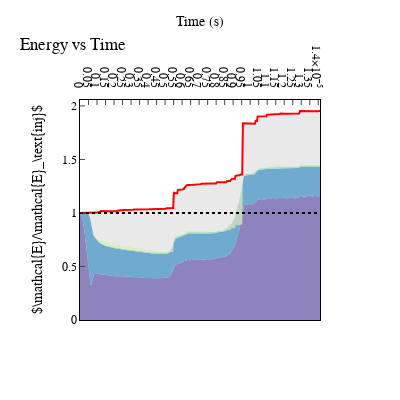

Notebook cell for this chart:
### Code cell
inj_energy_final = data['work'][-1]+data['ekin'][0]+data['epot'][0]
ekin = (data['ekin']) / inj_energy_final
epot = (data['epot']+data['ekin']) / inj_energy_final
erev = (data['erev']+data['epot']+data['ekin']) / inj_energy_final
econ = (data['econ']+data['erev']+data['epot']+data['ekin']) / inj_energy_final
edis = (data['edis']+data['econ']+data['erev']+data['epot']+data['ekin']) / inj_energy_final

einj = (data['work']+data['ekin'][0]+data['epot'][0]) / inj_energy_final


fig = go.Figure()

fig.add_trace(go.Scatter(x=data['time'], y=ekin, mode='lines', name=r"$\mathcal{K}$", fill='tozeroy', line=dict(color=colors[0], width=0), fillcolor=fillcolors[0]))
fig.add_trace(go.Scatter(x=data['time'], y=epot, mode='lines', name=r"$\mathcal{U}$", fill='tonexty', line=dict(color=colors[1], width=0), fillcolor=fillcolors[1]))
fig.add_trace(go.Scatter(x=data['time'], y=erev, mode='lines', name=r"$\mathcal{R}$", fill='tonexty', line=dict(color=colors[2], width=0), fillcolor=fillcolors[2]))
fig.add_trace(go.Scatter(x=data['time'], y=econ, mode='lines', name=r"$\mathcal{C}$", fill='tonexty', line=dict(color=colors[3], width=0), fillcolor=fillcolors[3]))
fig.add_trace(go.Scatter(x=data['time'], y=edis, mode='lines', name=r"$\mathcal{G}$", fill='tonexty', line=dict(color='lightgrey', width=0)))#, fillpattern=dict(shape='x')))
fig.add_trace(go.Scatter(x=data['time'], y=edis, mode='lines', name=r"$\mathcal{E}_\text{tot}$", line=dict(dash='solid', color='red', width=2)))#, fillpattern=dict(shape='x')))
fig.add_trace(go.Scatter(x=data['time'], y=einj, mode='lines', name=r"$\mathcal{W}_\text{ext} + \mathcal{E}_0$", line=dict(dash='dot', color='black', width=2)))


fig.update_layout(
    title='Energy vs Time',
    xaxis_title='Time (s)',
    yaxis_title=r"$\mathcal{E}/\mathcal{E}_\text{inj}$",
    xaxis=dict(
        showgrid=False,
        showline=True,
        linewidth=1,
        linecolor='black',
        mirror=True,
        zeroline=False,
        ticks='inside',
        exponentformat='power',
        showexponent='last',
        tickfont=dict(size=12),
        #range=[0, 1e-6],
        dtick=5e-7,
        side='top',
    ),
    yaxis=dict(
        showgrid=False,
        showline=True,
        linewidth=1,
        linecolor='black',
        mirror=True,
        zeroline=False,
        ticks='inside',
        exponentformat='power',
        tickfont=dict(size=12),
        #range=[0, 1.1],  
    ),
    font=dict(
        family="Latin-Modern",
        size=12,
        color="Black"
    ),
    legend=dict(
        x=0.97,              # position from the left (0 to 1)
        y=1.05,              # position from the bottom (0 to 1)
        bgcolor='rgba(255, 255, 255, 0.8)',  # white with 80% opacity
        bordercolor='black',
        borderwidth=1,
        orientation='h',   
        xanchor='right',
        yanchor='top',
    ),
    width=400, 
    height=400,
    showlegend=False,
    template="plotly_white")

fig.show()
#fig.write_image("../output/plots/paper/energy_vs_time_unstable_t04_zoom_v2.pdf", width=250, height=260)

### Figure 1 — Plotly figure (JSON) as saved in the notebook; plotly's stock layout.template omitted (floating-point values rounded to 4 significant figures; data arrays with more than 128 entries replaced by an {"elided": "..."} marker saying what was removed)
{"data": [{"fill": "tozeroy", "fillcolor": "rgba(94, 79, 162,0.7)", "line": {"color": "rgb(94, 79, 162)", "width": 0}, "mode": "lines", "name": "$\\mathcal{K}$", "type": "scatter", "x": {"elided": "359 float values"}, "y": {"elided": "359 float values"}}, {"fill": "tonexty", "fillcolor": "rgba(50, 136, 189,0.7)", "line": {"color": "rgb(50, 136, 189)", "width": 0}, "mode": "lines", "name": "$\\mathcal{U}$", "type": "scatter", "x": {"elided": "359 float values"}, "y": {"elided": "359 float values"}}, {"fill": "tonexty", "fillcolor": "rgba(136, 208, 164,0.7)", "line": {"color": "rgb(136, 208, 164)", "width": 0}, "mode": "lines", "name": "$\\mathcal{R}$", "type": "scatter", "x": {"elided": "359 float values"}, "y": {"elided": "359 float values"}}, {"fill": "tonexty", "fillcolor": "rgba(200, 233, 158,0.7)", "line": {"color": "rgb(200, 233, 158)", "width": 0}, "mode": "lines", "name": "$\\mathcal{C}$", "type": "scatter", "x": {"elided": "359 float values"}, "y": {"elided": "359 float values"}}, {"fill": "tonexty", "line": {"color": "lightgrey", "width": 0}, "mode": "lines", "name": "$\\mathcal{G}$", "type": "scatter", "x": {"elided": "359 float values"}, "y": {"elided": "359 float values"}}, {"line": {"color": "red", "dash": "solid", "width": 2}, "mode": "lines", "name": "$\\mathcal{E}_\\text{tot}$", "type": "scatter", "x": {"elided": "359 float values"}, "y": {"elided": "359 float values"}}, {"line": {"color": "black", "dash": "dot", "width": 2}, "mode": "lines", "name": "$\\mathcal{W}_\\text{ext} + \\mathcal{E}_0$", "type": "scatter", "x": {"elided": "359 float values"}, "y": {"elided": "359 int values"}}], "layout": {"font": {"color": "Black", "family": "Latin-Modern", "size": 12}, "height": 400, "legend": {"bgcolor": "rgba(255, 255, 255, 0.8)", "bordercolor": "black", "borderwidth": 1, "orientation": "h", "x": 0.97, "xanchor": "right", "y": 1.05, "yanchor": "top"}, "showlegend": false, "title": {"text": "Energy vs Time"}, "width": 400, "xaxis": {"dtick": 5e-07, "exponentformat": "power", "linecolor": "black", "linewidth": 1, "mirror": true, "showexponent": "last", "showgrid": false, "showline": true, "side": "top", "tickfont": {"size": 12}, "ticks": "inside", "title": {"text": "Time (s)"}, "zeroline": false}, "yaxis": {"exponentformat": "power", "linecolor": "black", "linewidth": 1, "mirror": true, "showgrid": false, "showline": true, "tickfont": {"size": 12}, "ticks": "inside", "title": {"text": "$\\mathcal{E}/\\mathcal{E}_\\text{inj}$"}, "zeroline": false}}}
